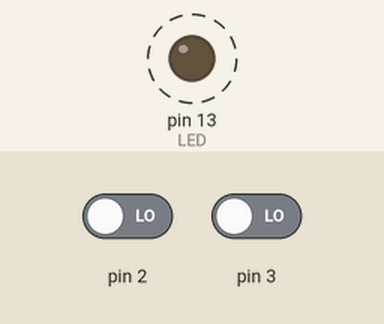
Recording of a sketch running on a simulated Arduino Uno, built with avr-gcc and run on an emulated ATmega328P. Parts: output pins drawn as LEDs (lit = HIGH). Dashed ring = blinking. The test bench sets the inputs (shaded band); at power-on: pin 2 LOW, pin 3 LOW. What the sketch prints to the serial monitor is not drawn.

Above: at 2.8 s.
2.9 s: pin 2 driven HIGH
6.4 s: pin 3 driven HIGH
Timing chart, 0 to 15.9 s (numbered marks = the images above; inputs shaded):
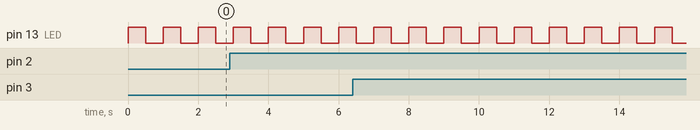

Measured:
- by itself, pin 13 (LED): alternates HIGH for 0.50 s and LOW for 0.50 s

The sketch:

test_1.ino
```cpp
#define LED 13

void setup() {
    Serial.begin(9600);
    pinMode(LED, OUTPUT);
    pinMode(2, INPUT);
    pinMode(3, INPUT);
    attachInterrupt(digitalPinToInterrupt(2), displayMicros, RISING);
    attachInterrupt(digitalPinToInterrupt(3), displayMillis, RISING);
}

void loop() {
    int btnPin_2 = digitalRead(2);
    int btnPin_3 = digitalRead(3);
    Serial.println(btnPin_2);
    Serial.println(btnPin_3);

    digitalWrite(LED, HIGH);
    delay(500);
    digitalWrite(LED, LOW);
    delay(500);
}

void displayMicros() {
    Serial.print("micros() = ");
    Serial.println(micros());
}

void displayMillis() {
    Serial.print("millis() = ");
    Serial.println(millis());
}
```
